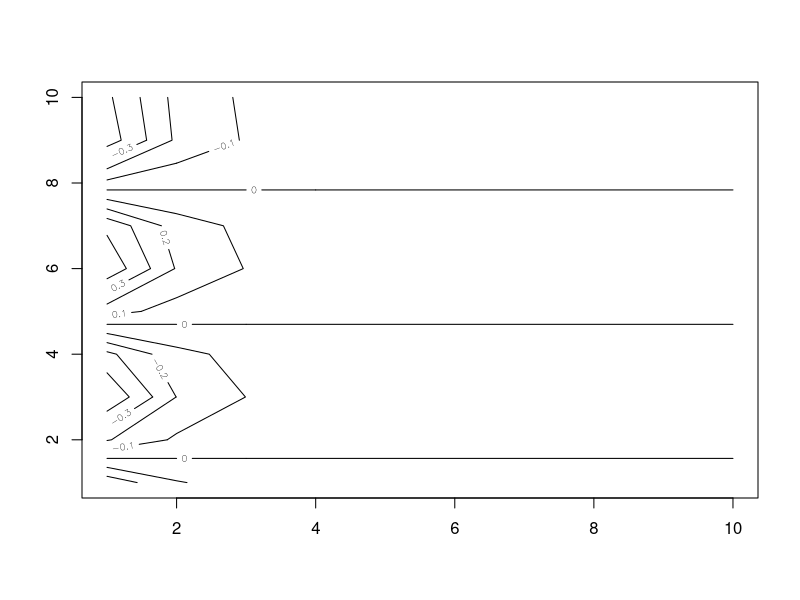
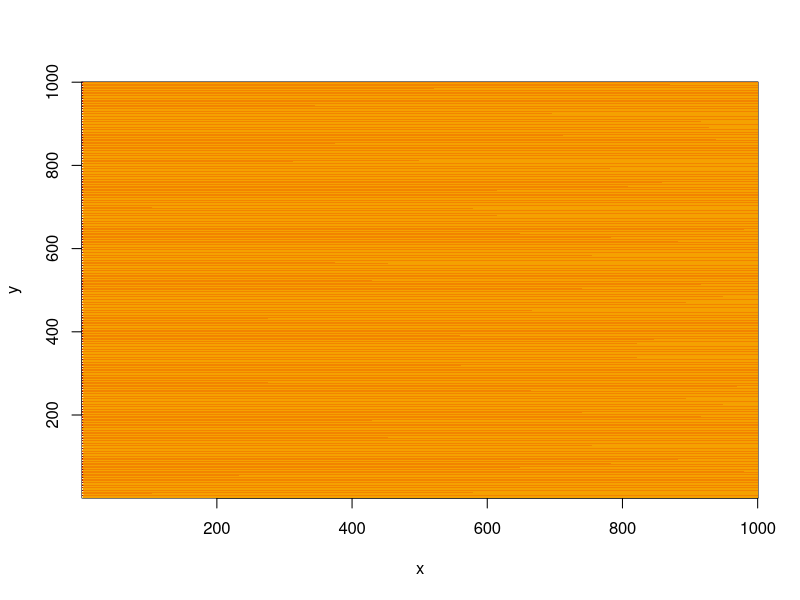
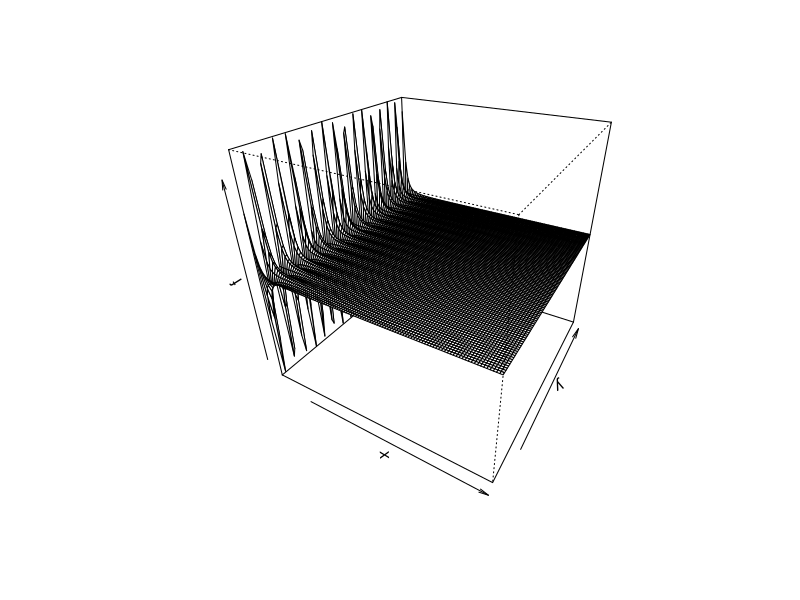
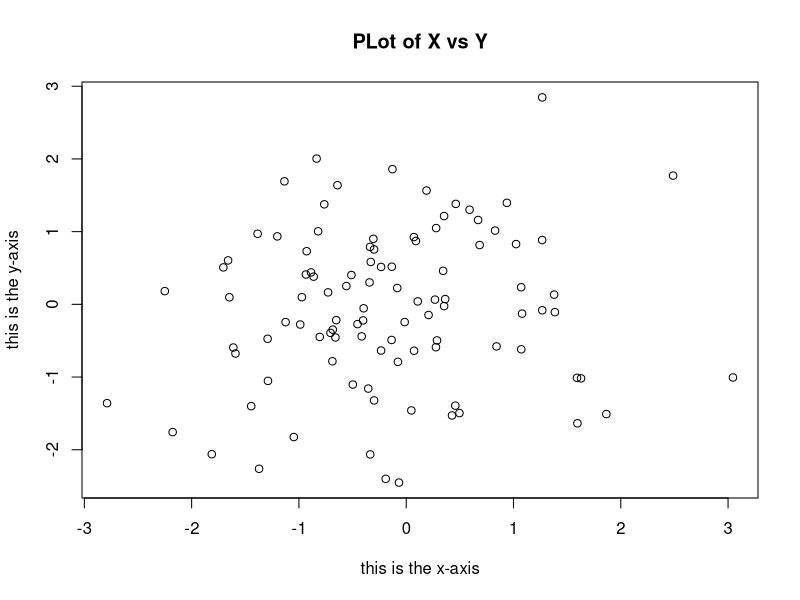

Here is the R script that generated these plots, in order: (Note: this script raises an error after producing the figures.)
## ---- chunk 1
x <-c(1,3,2,5)  #c-->concatenate
y <-c(1,4,3)
## ---- chunk 2
length(x)
length(y)
## ---- chunk 3
ls()  #list of all objects
rm(x,y) #delete objects, we can also use rm(list=ls()) to delete all objects
## ---- chunk 4
?matrix
## ---- chunk 5
x = matrix(data=c(1,2,3,4),nrow=2,ncol=2) 
#We can also write: x=matrix(data=c(1,2,3,4),2,2)
y = matrix(data=c(1,2,3,4),nrow=2,ncol=2,byrow=TRUE)  #by default R create a matrix by column

#Operations with matrixes
sqrt(x)
x^2
## ---- chunk 6
x = rnorm(50)  #creates a vector of 50 values from a standard normal distribution
y = x + rnorm(50,mean=50,sd=.1) #we add extract random variables from a distribution with a specific shape (specific mean and std deviation)
#Use set.seed(3)-->thave same random variables (with same length vector)
var(y)
mean(y)
sd(y) # =sqrt(var(y))
## ---- chunk 7
x = rnorm(100)
y = rnorm(100)
jpeg("FiguraTest.jpeg")  #We create a jpeg of the plot
plot(x,y,xlab="this is the x-axis",ylab="this is the y-axis",main="PLot of X vs Y")
dev.off()
## ---- chunk 8
x = seq(1,10) #a sequence of number from 1 to 10
#x=1:10 is equivalent

y = x
f = outer(x,y,function(x,y)cos(y)/(1+x^2))
contour(x,y,f)
"contour(x,y,f,nlevels=45,add=T)
fa=(f-t(f))/2
contour (x,y,fa,nlevels =15)"
## ---- chunk 9
x = seq(1,1000)
y = x
f = outer(x,y,function(x,y)cos(y)/(1+x^2))
image(x,y,f) #produce a heatmap
## ---- chunk 10
x = seq(1,100)
y = x
f = outer(x,y,function(x,y)cos(y)/(1+x^2))
persp(x,y,f,theta=30,phi=30) #theta and phi control the angles at which the plot is viewed
## ---- chunk 11
A = matrix(1:16,4,4)
A[2,3]
## ---- chunk 12
A[c(1,3),c(2,4)]  #slicing a matrix
A[1:3,2:4]  #Another way...
A[1:2,]
A[,1:2]
## ---- chunk 13
A[-c(1,3),]  #don't consider rows 1 and 3
dim(A) #shape of the matrix (rows, columns)
## ---- chunk 14
# library(ISLR) -->installing a library
Auto #this dataset is already present when we installed ISLR library
names(Auto) #to see columns name
## ---- chunk 15
plot(Auto$cylinders,Auto$mpg)
#attach(Auto) so we can do:
#plot(cylinders,mpg)
#remember!!!: detach(Auto)
## ---- chunk 16
Auto$cylinders=as.factor(Auto$cylinders)  #transform Auto from numeric to categorical (qualitative var)
## ---- chunk 17
plot(Auto$cylinders,Auto$mpg)  #boxplot is printed if  i have categorical variable on x-axis
## ---- chunk 18
hist(Auto$mpg[Auto$cylinders=="4"])  #Added a filter to histogram
## ---- chunk 19
pairs( ~mpg + cylinders + horsepower,Auto)  #produce a scatterplot among the combination of all features
## ---- chunk 20
summary(Auto) #a summary of Auto dataset
summary(Auto$weight) #summary of a single attribute
## ---- chunk 21
savehistory()
#use loadhistory to load history next time
## ---- chunk 22
College
## ---- chunk 23
names(College)
## ---- chunk 24
College
## ---- chunk 25
summary(College)
## ---- chunk 26
pairs(College[,1:10])  #scatterplot of first 10 features (columns)
## ---- chunk 27
plot(College$Outstate,College$Private)
## ---- chunk 28
Elite = rep("No",nrow(College))
Elite[College$Top10perc>50]="Yes"
Elite=as.factor(Elite)
College=data.frame(College,Elite)
## ---- chunk 29
College
## ---- chunk 30
summary(College$Elite)
## ---- chunk 31
par(mfrow=c(2,2)) #create a 2x2 plot
hist(College$Accept)
hist(College$Enroll)
hist(College$Top10perc)
hist(College$Top25perc)
## ---- chunk 32
Auto
## ---- chunk 33
Auto=na.omit(Auto) #removes rows with missing values
names(Auto)
## ---- chunk 34
range(Auto$displacement)
range(Auto$mpg)
range(Auto$horsepower)
range(Auto$weight)
range(Auto$acceleration)
range(Auto$year)
range(Auto$origin)
## ---- chunk 35
print("####Mean###")
mean(Auto$displacement)
mean(Auto$mpg)
mean(Auto$horsepower)
mean(Auto$weight)
mean(Auto$acceleration)
mean(Auto$year)
mean(Auto$origin)
print("####Variance:####")
sqrt(var(Auto$displacement))
sqrt(var(Auto$mpg))
sqrt(var(Auto$horsepower))
sqrt(var(Auto$weight))
sqrt(var(Auto$acceleration))
sqrt(var(Auto$year))
sqrt(var(Auto$origin))

## ---- chunk 36
Auto1 = Auto[-c(rep(10:85)),]  #We remove from the dataset rows from 10 to 85
## ---- chunk 37
print("####Min/Max####")
range(Auto1$displacement)
range(Auto1$mpg)
range(Auto1$horsepower)
range(Auto1$weight)
range(Auto1$acceleration)
range(Auto1$year)
range(Auto1$origin)
print("####Mean###")
mean(Auto1$displacement)
mean(Auto1$mpg)
mean(Auto1$horsepower)
mean(Auto1$weight)
mean(Auto1$acceleration)
mean(Auto1$year)
mean(Auto1$origin)
print("####Variance:####")
sqrt(var(Auto1$displacement))
sqrt(var(Auto1$mpg))
sqrt(var(Auto1$horsepower))
sqrt(var(Auto1$weight))
sqrt(var(Auto1$acceleration))
sqrt(var(Auto1$year))
sqrt(var(Auto1$origin))
## ---- chunk 38
pairs(~ mpg + displacement + horsepower+ cylinders+weight +acceleration 
 , Auto)
